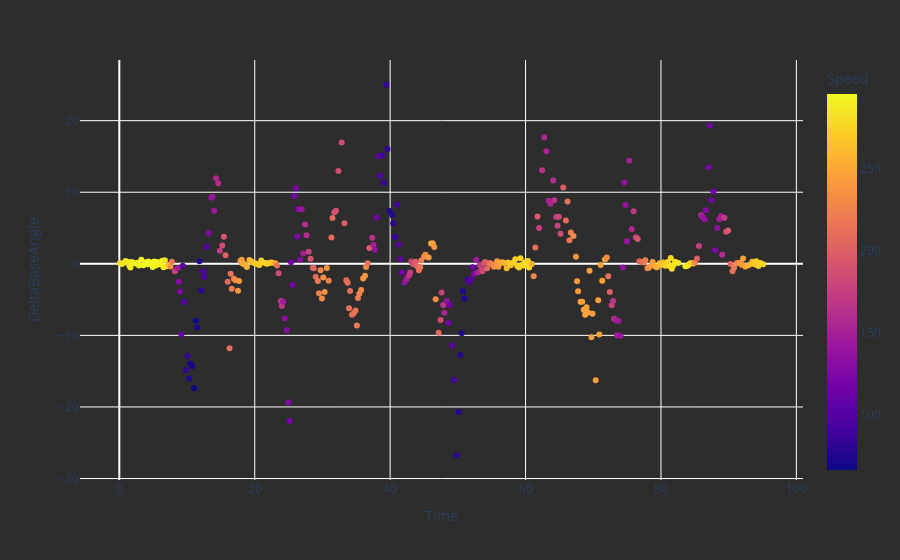

Here is the notebook cell this chart was saved with:
### Code cell
speed_plot = px.scatter(speed_data_graph, x="Time", y="DeltaBaseAngle", color="Speed")

speed_plot.update_layout(
    plot_bgcolor="#2D2D2D",
    paper_bgcolor="#2D2D2D",
)

speed_plot

### Figure 1 — Plotly figure (JSON) as saved in the notebook; plotly's stock layout.template omitted (floating-point values rounded to 4 significant figures; data arrays with more than 128 entries replaced by an {"elided": "..."} marker saying what was removed)
{"data": [{"hovertemplate": "Time=%{x}<br>DeltaBaseAngle=%{y}<br>Speed=%{marker.color}<extra></extra>", "legendgroup": "", "marker": {"color": {"elided": "357 int values"}, "coloraxis": "coloraxis", "symbol": "circle"}, "mode": "markers", "name": "", "orientation": "v", "showlegend": false, "type": "scatter", "x": {"elided": "357 float values"}, "xaxis": "x", "y": {"elided": "357 float values"}, "yaxis": "y"}], "layout": {"coloraxis": {"colorbar": {"title": {"text": "Speed"}}, "colorscale": [[0, "#0d0887"], [0.1111, "#46039f"], [0.2222, "#7201a8"], [0.3333, "#9c179e"], [0.4444, "#bd3786"], [0.5556, "#d8576b"], [0.6667, "#ed7953"], [0.7778, "#fb9f3a"], [0.8889, "#fdca26"], [1, "#f0f921"]]}, "legend": {"tracegroupgap": 0}, "margin": {"t": 60}, "paper_bgcolor": "#2D2D2D", "plot_bgcolor": "#2D2D2D", "xaxis": {"anchor": "y", "domain": [0, 1], "title": {"text": "Time"}}, "yaxis": {"anchor": "x", "domain": [0, 1], "title": {"text": "DeltaBaseAngle"}}}}
